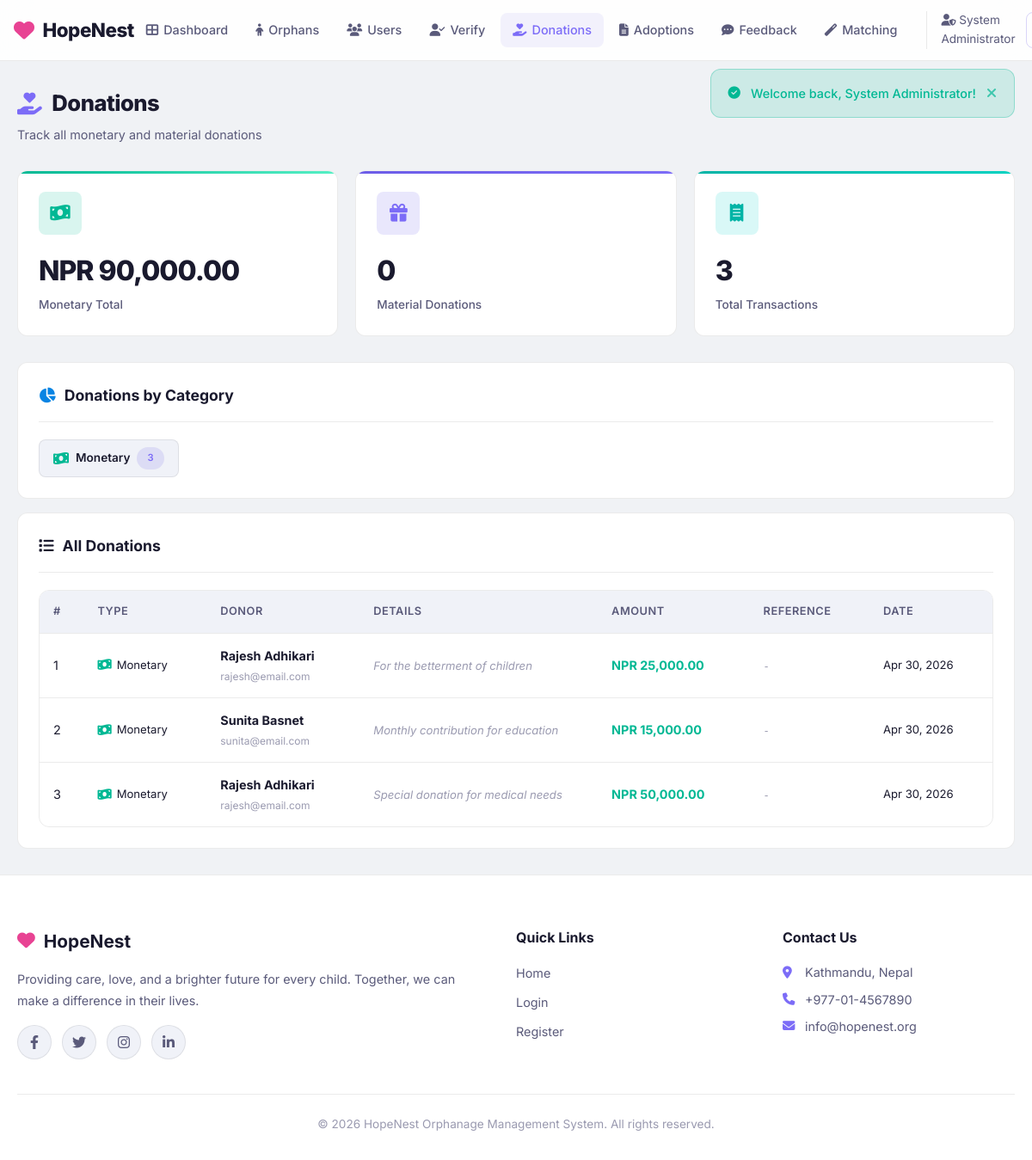
The page /admin/donations.php (signed in) on the database its author committed.
### tables this page shows
CREATE TABLE IF NOT EXISTS donations (
    id INT AUTO_INCREMENT PRIMARY KEY,
    user_id INT NOT NULL,
    donation_type ENUM('monetary','clothing','food','toys','educational','supplies','other') DEFAULT 'monetary',
    amount DECIMAL(12,2) DEFAULT 0,
    item_description TEXT DEFAULT NULL,
    message TEXT,
    payment_method VARCHAR(50) DEFAULT 'online',
    transaction_id VARCHAR(100),
    donated_at TIMESTAMP DEFAULT CURRENT_TIMESTAMP,
    FOREIGN KEY (user_id) REFERENCES users(id) ON DELETE CASCADE
);

CREATE TABLE IF NOT EXISTS users (
    id INT AUTO_INCREMENT PRIMARY KEY,
    full_name VARCHAR(100) NOT NULL,
    email VARCHAR(100) NOT NULL UNIQUE,
    password VARCHAR(255) NOT NULL,
    phone VARCHAR(20),
    date_of_birth DATE DEFAULT NULL,
    gender ENUM('male','female','other') DEFAULT NULL,
    marital_status ENUM('single','married','divorced','widowed') DEFAULT NULL,
    blood_group VARCHAR(5) DEFAULT NULL,
    health_conditions TEXT DEFAULT NULL,
    address TEXT,
    location VARCHAR(100),
    age_preference_min INT DEFAULT 0,
    age_preference_max INT DEFAULT 18,
    gender_preference ENUM('male', 'female', 'any') DEFAULT 'any',
    health_preference ENUM('healthy','minor_issues','special_needs','any') DEFAULT 'any',
    education_preference VARCHAR(100) DEFAULT NULL,
    emotional_preference VARCHAR(255) DEFAULT NULL,
    adaptability_preference ENUM('high','moderate','low','any') DEFAULT 'any',
    occupation VARCHAR(100),
    annual_income DECIMAL(12,2),
    family_size INT DEFAULT 1,
    profile_status ENUM('incomplete','pending','verified','rejected') DEFAULT 'incomplete',
    profile_rejection_note TEXT DEFAULT NULL,
    profile_submitted_at TIMESTAMP NULL DEFAULT NULL,
    profile_verified_at TIMESTAMP NULL DEFAULT NULL,
    created_at TIMESTAMP DEFAULT CURRENT_TIMESTAMP,
    updated_at TIMESTAMP DEFAULT CURRENT_TIMESTAMP ON UPDATE CURRENT_TIMESTAMP
);

### includes/functions.php (called while the page is built, shortened)
<?php
function formatDate($date) {
    return date('M d, Y', strtotime($date));
}
function formatCurrency($amount) {
    return 'NPR ' . number_format($amount, 2);
}
?>

### admin/donations.php (the view, shortened to what this page needs)
<?php
require_once '../includes/auth.php';
$donationCategories = [
    'monetary'    => ['icon' => 'fas fa-money-bill-wave', 'label' => 'Monetary', 'color' => '#00b894'],
    'clothing'    => ['icon' => 'fas fa-tshirt', 'label' => 'Clothing', 'color' => '#6c5ce7'],
    'food'        => ['icon' => 'fas fa-utensils', 'label' => 'Food', 'color' => '#e17055'],
    'toys'        => ['icon' => 'fas fa-puzzle-piece', 'label' => 'Toys', 'color' => '#fdcb6e'],
    'educational' => ['icon' => 'fas fa-book-open', 'label' => 'Educational', 'color' => '#0984e3'],
    'supplies'    => ['icon' => 'fas fa-box-open', 'label' => 'Supplies', 'color' => '#00cec9'],
    'other'       => ['icon' => 'fas fa-gift', 'label' => 'Other', 'color' => '#a29bfe'],
];
$stmt = $pdo->query("
    SELECT d.*, u.full_name as user_name, u.email as user_email
    FROM donations d
    JOIN users u ON d.user_id = u.id
    ORDER BY d.donated_at DESC
");
$donations = $stmt->fetchAll();
$totalMonetary = $pdo->query("SELECT COALESCE(SUM(amount), 0) FROM donations WHERE donation_type = 'monetary' OR donation_type IS NULL")->fetchColumn();
$totalMaterial = $pdo->query("SELECT COUNT(*) FROM donations WHERE donation_type != 'monetary' AND donation_type IS NOT NULL")->fetchColumn();
$donationCount = count($donations);
$categoryBreakdown = $pdo->query("
    SELECT COALESCE(donation_type, 'monetary') as dtype, COUNT(*) as cnt
    FROM donations
    GROUP BY dtype
    ORDER BY cnt DESC
")->fetchAll();
require_once '../includes/header.php';
?>
<div class="container">
    <div class="page-header">
        <div>
            <h1><i class="fas fa-hand-holding-heart"></i> Donations</h1>
            <p class="page-subtitle">Track all monetary and material donations</p>
        </div>
    </div>
    <div class="stat-grid">
        <div class="stat-card green">
            <div class="stat-icon"><i class="fas fa-money-bill-wave"></i></div>
            <div class="stat-value"><?php echo formatCurrency($totalMonetary); ?></div>
            <div class="stat-label">Monetary Total</div>
        </div>
        <div class="stat-card purple">
            <div class="stat-icon"><i class="fas fa-gift"></i></div>
            <div class="stat-value"><?php echo $totalMaterial; ?></div>
            <div class="stat-label">Material Donations</div>
        </div>
        <div class="stat-card teal">
            <div class="stat-icon"><i class="fas fa-receipt"></i></div>
            <div class="stat-value"><?php echo $donationCount; ?></div>
            <div class="stat-label">Total Transactions</div>
        </div>
    </div>
    <?php if (!empty($categoryBreakdown)): ?>
    <div class="card mb-2">
        <div class="card-header">
            <h3><i class="fas fa-chart-pie text-info"></i> Donations by Category</h3>
        </div>
        <div class="card-body">
            <div style="display: flex; gap: 16px; flex-wrap: wrap;">
                <?php foreach ($categoryBreakdown as $cb):
                    $type = $cb['dtype'];
                    $cat = $donationCategories[$type] ?? $donationCategories['other'];
                ?>
                <div style="display: flex; align-items: center; gap: 8px; padding: 8px 16px; background: var(--bg-surface); border-radius: var(--radius-sm); border: 1px solid var(--border-light);">
                    <i class="<?php echo $cat['icon']; ?>" style="color: <?php echo $cat['color']; ?>;"></i>
                    <span style="font-size: 0.85rem; font-weight: 600;"><?php echo $cat['label']; ?></span>
                    <span class="badge badge-primary" style="font-size: 0.7rem;"><?php echo $cb['cnt']; ?></span>
                </div>
                <?php endforeach; ?>
            </div>
        </div>
    </div>
    <?php endif; ?>
    <?php if (!empty($donations)): ?>
    <div class="card">
        <div class="card-header">
            <h3><i class="fas fa-list"></i> All Donations</h3>
        </div>
        <div class="table-container">
            <table class="data-table">
                <thead>
                    <tr>
                        <th>#</th>
                        <th>Type</th>
                        <th>Donor</th>
                        <th>Details</th>
                        <th>Amount</th>
                        <th>Reference</th>
                        <th>Date</th>
                    </tr>
                </thead>
                <tbody>
                    <?php foreach ($donations as $i => $don):
                        $type = $don['donation_type'] ?? 'monetary';
                        $cat = $donationCategories[$type] ?? $donationCategories['other'];
                    ?>
                    <tr>
                        <td><?php echo $i + 1; ?></td>
                        <td>
                            <span style="display: flex; align-items: center; gap: 6px;">
                                <i class="<?php echo $cat['icon']; ?>" style="color: <?php echo $cat['color']; ?>;"></i>
                                <span style="font-size: 0.82rem;"><?php echo $cat['label']; ?></span>
                            </span>
                        </td>
                        <td>
                            <strong><?php echo htmlspecialchars($don['user_name']); ?></strong>
                            <br><span style="font-size: 0.75rem; color: var(--text-muted);"><?php echo htmlspecialchars($don['user_email']); ?></span>
                        </td>
                        <td style="max-width: 220px;">
                            <?php if ($type !== 'monetary' && !empty($don['item_description'])): ?>
                                <span style="font-size: 0.82rem;"><?php echo htmlspecialchars(mb_strimwidth($don['item_description'], 0, 80, '...')); ?></span>
                            <?php elseif (!empty($don['message'])): ?>
                                <span style="font-size: 0.82rem; color: var(--text-muted); font-style: italic;"><?php echo htmlspecialchars(mb_strimwidth($don['message'], 0, 60, '...')); ?></span>
                            <?php else: ?>
                                <span class="text-muted">—</span>
                            <?php endif; ?>
                        </td>
                        <td>
                            <?php if ($don['amount'] > 0): ?>
                                <strong class="text-success"><?php echo formatCurrency($don['amount']); ?></strong>
                            <?php else: ?>
                                <span class="text-muted">—</span>
                            <?php endif; ?>
                        </td>
                        <td><code style="font-size: 0.75rem; color: var(--text-muted);"><?php echo $don['transaction_id'] ?? '-'; ?></code></td>
                        <td style="font-size: 0.82rem;"><?php echo formatDate($don['donated_at']); ?></td>
                    </tr>
                    <?php endforeach; ?>
                </tbody>
            </table>
        </div>
    </div>
    <?php endif; ?>
</div>
<?php require_once '../includes/footer.php'; ?>

### rows shown on the page
donations: donation_type "Monetary", user.full_name "Rajesh Adhikari", user.email "rajesh@email.com", message "For the betterment of children", amount "NPR 25,000.00", transaction "-", donated_at "Apr 30, 2026"
donations: donation_type "Monetary", user.full_name "Sunita Basnet", user.email "sunita@email.com", message "Monthly contribution for education", amount "NPR 15,000.00", transaction "-", donated_at "Apr 30, 2026"
donations: donation_type "Monetary", user.full_name "Rajesh Adhikari", user.email "rajesh@email.com", message "Special donation for medical needs", amount "NPR 50,000.00", transaction "-", donated_at "Apr 30, 2026"

### other values the page prints
$_SESSION['admin_name'] "System Administrator"
$flash['message'] "Welcome back, System Administrator!"
formatCurrency($totalMonetary) "NPR 90,000.00"
$totalMaterial "0"
$donationCount "3"
$cat['label'] "Monetary"
$cb['cnt'] "3"
